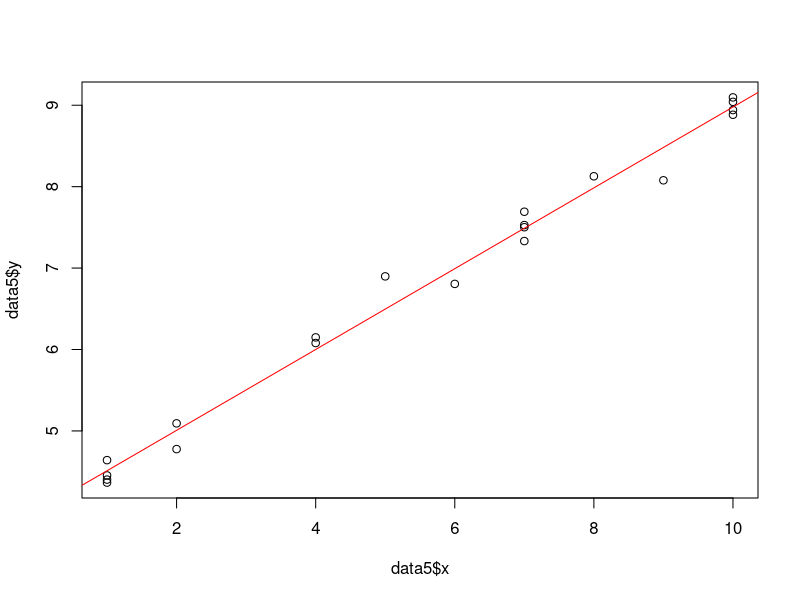
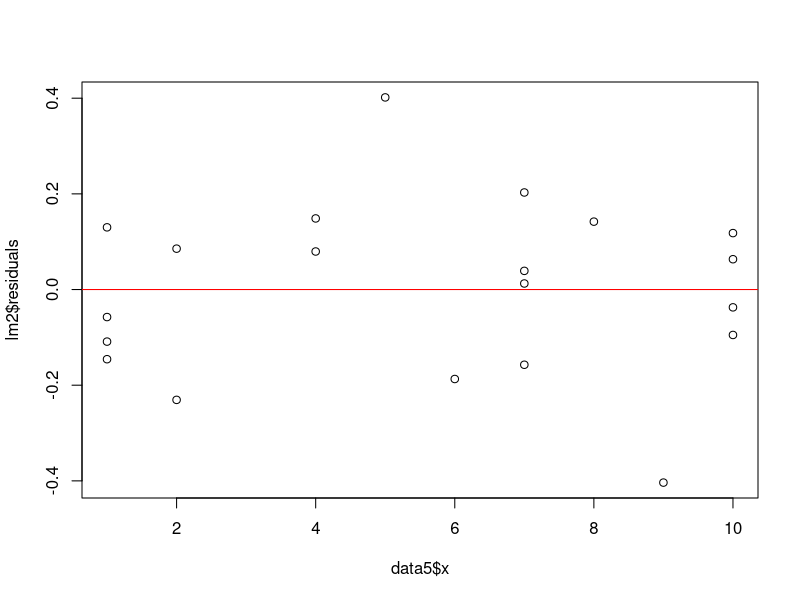

The R script that drew these images, in order:
## ---- chunk 1
data5 = read.csv("lmdata1.txt")
data5 = data5[c(2, 3)]
data5
## ---- chunk 2
anova5 = aov(y~x, data=data5)
summary(anova5)
## ---- chunk 3
SSR = 53.89
SSE =  0.62
SST =  SSR + SSE

R_sq = SSR/SST
R_sq
## ---- chunk 4
lm2 = lm(y~x, data=data5)
summary(lm2)
## ---- chunk 5

x_median = median(data5$x)
x_q3 = quantile(data5$x, 0.75)
## ---- chunk 6
predict(lm2, newdata=data.frame(x = x_median), interval="confidence",level=0.95)
## ---- chunk 7
predict(lm2, newdata=data.frame(x = x_q3), interval="confidence",level=0.95)
## ---- chunk 8
shapiro.test(lm2$residuals)
## ---- chunk 9
plot(data5$x, data5$y)
abline(lm2, col="red")
## ---- chunk 10
plot(data5$x, lm2$residuals)
abline(h = 0, col = "red")
